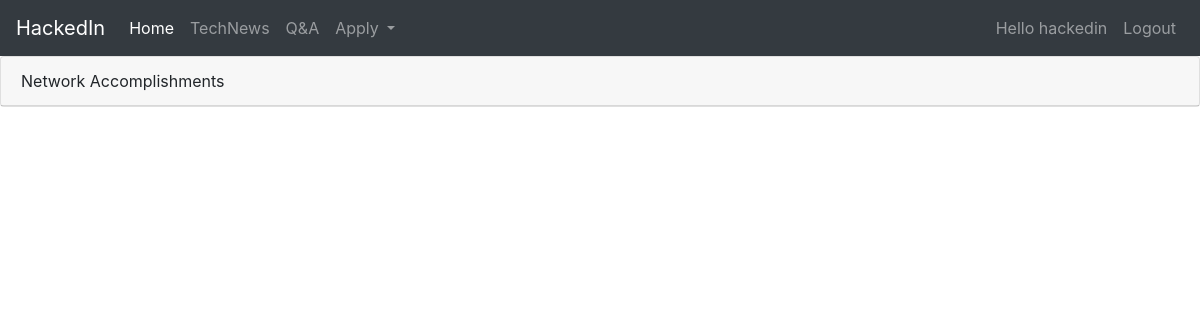
Before: /hackedin/ (signed in) with the older database file.
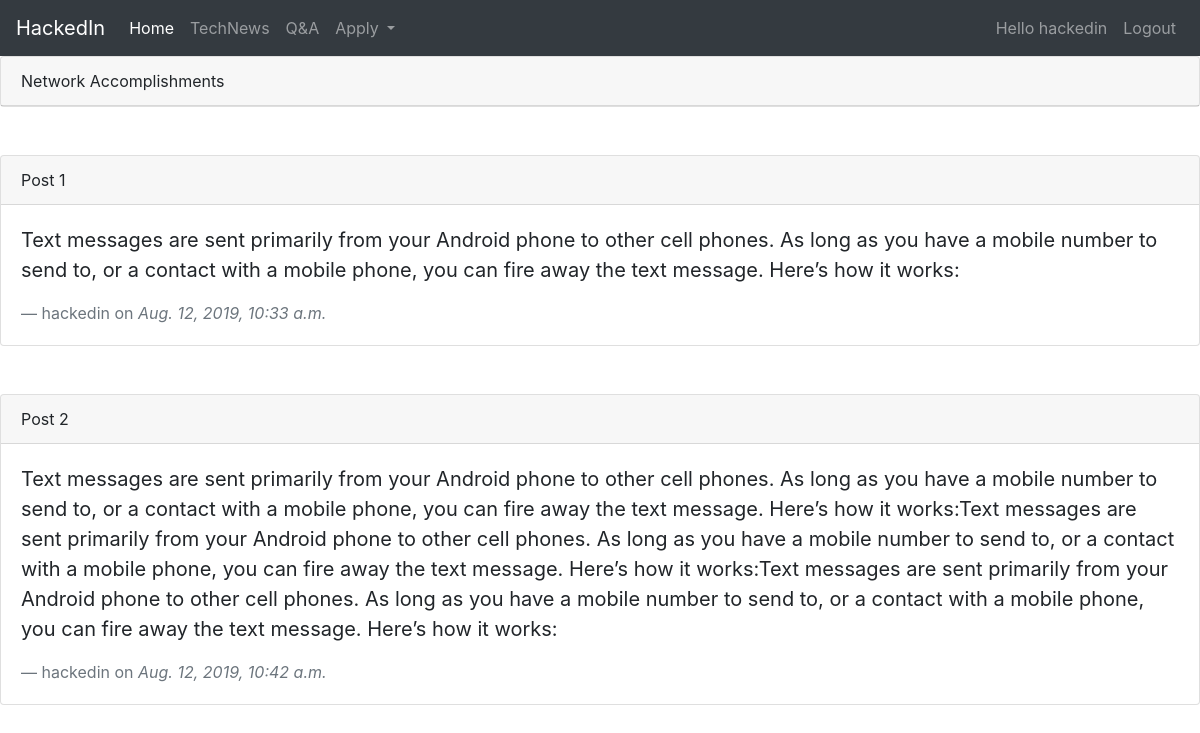
After: the same page with the newer database file.
### hub/models.py (models this page shows, shortened)
class Accomplishment(models.Model):
	title = models.CharField(max_length = 100)
	content = models.TextField()
	date_posted = models.DateTimeField(default=timezone.now)
	author = models.ForeignKey(User,on_delete=models.CASCADE)

### hub/views.py (the view)
# urls.py: path('',views.network,name='network'),
@login_required
def network(request):
	context = {
	'accomplishments' : Accomplishment.objects.all()
	}
	return render(request,'hub/network.html',context)

### hub/templates/hub/network.html (shortened to what this page needs)
<html>
  <head>
    <link rel="stylesheet" href="https://use.fontawesome.com/releases/v5.8.1/css/all.css">
    <link rel="stylesheet" href="https://stackpath.bootstrapcdn.com/bootstrap/4.3.1/css/bootstrap.min.css">
  </head>
{% extends 'hub/navbar.html' %}
{% block body %}
  <body style="background-image : url('https://png.pngtree.com/thumb_back/fw800/background/20190221/ourmid/pngtree-tech-line-background-simple-technology-business-image_22774.jpg')">
<div class="card">
  <p class="card-header">Network Accomplishments</p>
</div>
{% for accomplishment in accomplishments %}
<br/><br/>
<div class="card">
  <div class="card-header">
    {{accomplishment.title}}
  </div>
  <div class="card-body">
    <blockquote class="blockquote mb-0">
      <p>{{accomplishment.content}}</p>
      <footer class="blockquote-footer">{{accomplishment.author}} on <cite title="Source Title">{{accomplishment.date_posted}}</cite></footer>
    </blockquote>
  </div>
</div>
{%endfor%}
</body>
{% endblock %}

### hub/templates/hub/navbar.html (shortened to what this page needs)
<nav class="navbar navbar-expand-lg navbar-dark bg-dark">
  			<a class="navbar-brand" href="#">HackedIn</a>
			  <div class="collapse navbar-collapse" id="navbarSupportedContent">
			    <ul class="navbar-nav mr-auto">
			      <li class="nav-item active">
			        <a class="nav-link" href="#">Home</a>
			      </li>
			      <li class="nav-item">
			        <a class="nav-link" href="#"><span class="sr-only">(current)</span>TechNews</a>
			      </li>
			      <li class="nav-item">
			        <a class="nav-link" href="#">Q&A</a>
			      </li>
			      <li class="nav-item dropdown">
			        <a class="nav-link dropdown-toggle" href="#" id="navbarDropdown" role="button" data-toggle="dropdown" aria-haspopup="true" aria-expanded="false">
			          Apply
			        </a>
			      </li>
			    </ul>
			    <div class="navbar-nav">
			    	{% if user.is_authenticated %}
			    	<a class="nav-item nav-link" href="{% url 'profile' %}">Hello {{user.username}}</a>
			    	<a class="nav-item nav-link" href="{% url 'logout' %}">Logout</a>
			    	{% else %}
			    	<a class="nav-item nav-link" href="{% url 'login' %}">Login</a>
			    	<a class="nav-item nav-link" href="{% url 'register' %}">Register</a>
			    	{% endif %}
		</nav>
{% block body %}
{% endblock %}

Changed rows visible on the page:
added Accomplishment: title "Post 1", content "Text messages are sent primarily from your Android phone to other cell phones. As long as you have a mobile number to send to, or a contact with a mobile phone, you can fire away the text message. Here’s how it works:", author "hackedin", date_posted "Aug. 12, 2019, 10:33 a.m."
added Accomplishment: title "Post 2", content "Text messages are sent primarily from your Android phone to other cell phones. As long as you have a mobile number to send to, or a contact with a mobile phone, you can fire away the text message. Here’s how it works:Text messages are sent primarily from your Android phone to other cell phones. As long as you have a mobile number to send to, or a contact with a mobile phone, you can fire away the text message. Here’s how it works:Text messages are sent primarily from your Android phone to other cell phones. As long as you have a mobile number to send to, or a contact with a mobile phone, you can fire away the text message. Here’s how it works:", author "hackedin", date_posted "Aug. 12, 2019, 10:42 a.m."
